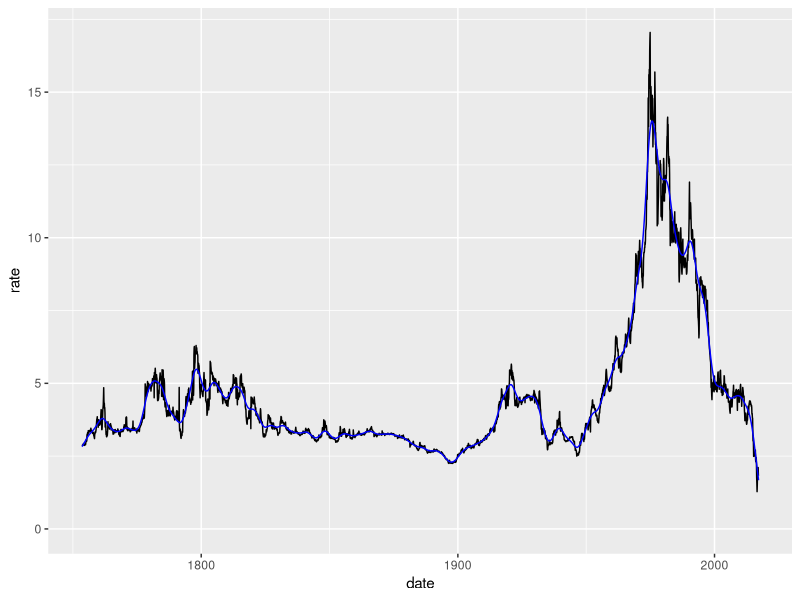

Reproduce this figure in R.
## ---- chunk 1
knitr::opts_chunk$set(echo = TRUE)
library(tidyverse)
library(lubridate)


## ---- chunk 2
lngRate <- read_csv("UKlongtermrate.csv")
lngRate <- lngRate %>%
  mutate(date = dmy(paste("1", lngRate$Month, lngRate$Year, sep = "-")))
## ---- chunk 3
ggplot(lngRate) + geom_line(aes(x = date, y = rate)) + ylim(0,NA) + 
  geom_line(aes(x = date, y = smooth.spline(lngRate$rate, spar = 0.4)$y), colour = "blue")

